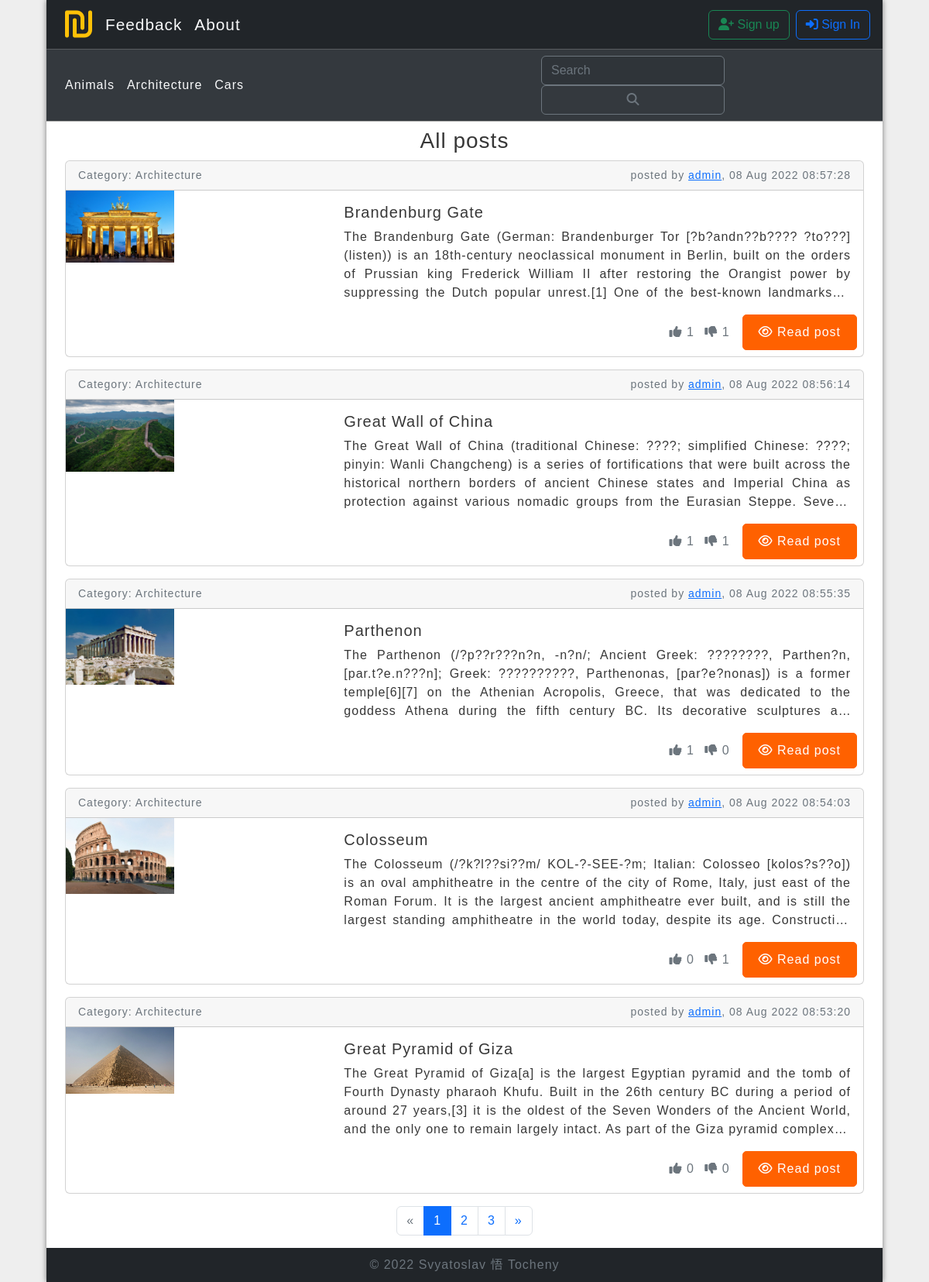
The page / on the database its author committed.
### blog/models.py (models this page shows, shortened)
class Category(models.Model):
    name = models.CharField(max_length=100, db_index=True)
    slug = models.SlugField(max_length=255, unique=True, db_index=True, verbose_name='URL')
    class Meta:
        verbose_name = "Category"
        verbose_name_plural = "Categories"
    def get_absolute_url(self):
        return reverse('category', kwargs={'cat_slug': self.slug})
    def __str__(self):
        return self.name

class Post(models.Model):
    title = models.CharField(max_length=255, verbose_name="Title")
    slug = models.SlugField(max_length=255, unique=True, db_index=True, verbose_name='URL')
    photo = models.ImageField(upload_to="photos/%Y/%m/%d/", blank=True)
    content = models.TextField(max_length=10000, default='')
    time_create = models.DateTimeField(auto_now_add=True)
    time_update = models.DateTimeField(auto_now=True)
    is_published = models.BooleanField(default=True, verbose_name="Publish")
    cat = models.ForeignKey('Category', on_delete=models.CASCADE, verbose_name="Category")
    author = models.ForeignKey(CustomUser, null=True, on_delete=models.deletion.SET_NULL)
    post_reactions = models.ManyToManyField(CustomUser,
                                            through="Reaction",
                                            through_fields=('post', 'user'),
                                            blank=True, related_name="reactions")
    def get_reaction_count(self, reaction_type):
        return self.post_reactions.through.objects.filter(post=self, react_type=reaction_type).count()
    def get_absolute_url(self):
        return reverse('post', kwargs={'post_slug': self.slug})
    class Meta:
        verbose_name = "Post"
        verbose_name_plural = "Posts"
        ordering = ['time_create']

class CustomUser(AbstractUser):
    full_name = models.CharField(max_length=255, verbose_name="Full name")
    about = models.CharField(max_length=1000, verbose_name="About")
    first_name = None
    last_name = None

### blog/views.py (the view)
# urls.py: path('', AllPostsListView.as_view(), name='home'),
class AllPostsListView(DataMixin, ListView):
    model = Post
    title = 'All posts'
    template_name = "blog/index.html"
    context_object_name = "posts"
    def get_queryset(self):
        return Post.objects.filter(is_published=True).order_by('-time_create')

### blog/templatetags/blog_tags.py (called while the page is built)
@register.simple_tag
def define(val=None):
  return val

@register.simple_tag
def call_method(obj, method_name, *args):
    method = getattr(obj, method_name)
    return method(*args)

### blog/utils.py (called while the page is built)
    def get_user_context(self, **kwargs):
        context = kwargs
        cats = Category.objects.annotate(Count('post'))
        user_menu = menu.copy()
        if not self.request.user.is_authenticated:
            user_menu.pop(0)
        context['menu'] = user_menu
        context['cats'] = cats
        if 'cat_selected' not in context:
            context['cat_selected'] = 0
        return context

    def get_context_data(self, *, object_list=None, **kwargs):
        context = super().get_context_data(**kwargs)
        c_def = self.get_user_context(**kwargs, title=self.title)
        return dict(list(context.items()) + list(c_def.items()))

### blog/templates/blog/index.html (shortened to what this page needs)
{% extends 'blog/base/base.html' %}
{% load static %}
{% load blog_tags %}
{% block content %}
    <div>
        <ul class="feed">
            {% for post in posts %}
                <li>
                    <div class="card mb-3">
                        <div class="card-header">
                            <small class="text-muted float-start">
                                Category: {{ post.cat }}
                            </small>
                            <small class="text-muted float-end">
                                posted by <a
                                    href="{% url 'watch_profile' post.author.username %}">{{ post.author.username }}</a>, {{ post.time_create|date:"d M Y H:i:s" }}
                            </small>
                        </div>
                        <div class="row g-0">
                            {% if post.photo %}
                                <div class="col-md-4">
                                    <img src="{{ post.photo.url }}" class="img-fluid post-img-thumb" alt="...">
                                </div>
                            {% endif %}
                            {% if post.photo %}
                                <div class="col-md-8 d-flex flex-column">
                            {% else %}
                                <div class="col-md-12 d-flex flex-column">
                            {% endif %}
                            <div class="card-body">
                                <h5 class="card-title">{{ post.title }}</h5>
                                <p class="card-text post-content-short"> {{ post.content|striptags|truncatewords_html:100 }}</p>
                            </div>
                            <div class="mt-auto align-self-end d-flex m-2">
                                {% include 'blog/users/likes_panel.html' %}
                                <a class="btn btn-primary read-btn ms-2" href="{{ post.get_absolute_url }}"><i
                                        class="fa fa-eye"></i> Read post</a>
                            </div>
                            </div>
                            </div>
                        </div>
                </li>
            {% endfor %}
        </ul>
    </div>
{% endblock content %}

### blog/templates/blog/base/base.html (shortened to what this page needs)
{% load static %}
<!DOCTYPE html>
<html lang="en">
<head>
    <link type="text/css" rel="stylesheet" href="{% static 'bootstrap/css/bootstrap.min.css' %}">
    <link type="text/css" rel="stylesheet" href="{% static 'fontawesome/css/all.css' %}">
    <link type="text/css" rel="stylesheet" href="/static/blog/css/style.css">
</head>
<body>
<div class="wrapper">
    {% include 'blog/base/menu.html' %}
    <h3 class="align-self-center m-2">{{ title }}</h3>
    <div class="container-fluid px-4">
        {% block content %}
        {% endblock content %}
        {% if page_obj.has_other_pages %}
            <nav aria-label="pagination">
                <ul class="pagination justify-content-center">
                    <li class="page-item">
                        {% if page_obj.has_previous %}
                            <a class="page-link" href="?page={{ page_obj.previous_page_number }}{{ add_get }}"
                               aria-label="Previous">
                                <span aria-hidden="true">&laquo;</span>
                            </a>
                        {% else %}
                            <span class="page-link disabled" aria-label="Previous">
                                <span aria-hidden="true">&laquo;</span>
                            </span>
                        {% endif %}
                    </li>
                    {% for p in paginator.page_range %}
                        {% if page_obj.number == p %}
                            <li class="page-item"><span class="page-link active">{{ p }}</span>
                            </li>
                        {% elif p >= page_obj.number|add:-2 and p <= page_obj.number|add:2 %}
                            <li class="page-item"><a class="page-link" href="?page={{ p }}{{ add_get }}">{{ p }}</a>
                            </li>
                        {% endif %}
                    {% endfor %}
                    <li class="page-item">
                        {% if page_obj.has_next %}
                            <a class="page-link" href="?page={{ page_obj.next_page_number }}{{ add_get }}"
                               aria-label="Next">
                                <span aria-hidden="true">&raquo;</span>
                            </a>
                        {% else %}
                            <span class="page-link disabled" aria-label="Next">
                                <span aria-hidden="true">&raquo;</span>
                            </span>
                        {% endif %}
                    </li>
                </ul>
            </nav>
        {% endif %}
    </div>
    {% include 'blog/base/footer.html' %}
</div>
</body>
</html>

### blog/templates/blog/base/menu.html (shortened to what this page needs)
{% load blog_tags %}
{% load avatar_tags %}
<header class="text-bg-dark">
    <div class="d-flex flex-wrap align-items-center justify-content-center justify-content-lg-start my-2 mx-3">
        <a class="px-2 text-light" href="{% url 'home' %}"><i class="fa fa-shekel h1 mb-0 text-warning"></i></a>
        <ul class="nav col-12 col-lg-auto me-lg-auto mb-2 justify-content-center mb-md-0"
            style="font-size: 1.3rem;font-weight: 300">
            {% for m in menu %}
                {% url m.url_name as url %}
                {% if request.path == url %}
                    <li><a class="nav-link px-2 text-secondary" href="{% url m.url_name %}">{{ m.title }}</a></li>
                {% else %}
                    <li><a class="nav-link px-2 text-light" href="{% url m.url_name %}">{{ m.title }}</a></li>
                {% endif %}
            {% endfor %}
        </ul>
        <div class="text-end d-flex align-items-center">
            {% if request.user.is_authenticated %}
                <a class="ps-1 pe-3 text-light text-decoration-none" href="{% url 'edit_profile' %}">
                    {% avatar user 38 class="rounded-circle border border-secondary" %}
                        {{ user.username }}
                </a>
                <a class="btn btn-outline-danger" href="{% url 'logout' %}"><i class="fa fa-right-from-bracket"></i>
                    Sign Out</a>
            {% else %}
                <button id="signup-btn" class="btn btn-outline-success me-2"><i class="fa fa-user-plus"></i> Sign up
                </button>
                <button id="signin-btn" class="btn btn-outline-primary"><i class="fa fa-right-to-bracket"></i> Sign In
                </button>
            {% endif %}
        </div>
    </div>
    <hr class="my-0">
    <div class="d-flex flex-wrap align-items-center justify-content-center justify-content-lg-start py-2 px-3 bg-secondary bg-opacity-25">
        <ul class="nav col-12 col-lg-auto me-lg-auto mb-2 justify-content-center mb-md-0">
            {% for c in cats %}
                {% if c.post__count > 0 %}
                    {% if cat_selected == c.slug %}
                        <li class="nav-link px-2 text-secondary">{{ c.name }}</li>
                    {% else %}
                        <li><a class="nav-link px-2 text-light" href="{{ c.get_absolute_url }}">{{ c.name }}</a>
                        </li>
                    {% endif %}
                {% endif %}
            {% endfor %}
        </ul>
        <form method="get" action="{% url 'search_results' %}" class="d-flex col-12 col-lg-auto mb-3 mb-lg-0"
              role="search">
            <input class="form-control border-secondary text-bg-dark me-1" type="search" name="search_request"
                   placeholder="Search"
                   aria-label="Search">
            <button type="submit" class="btn btn-outline-secondary" onclick="return empty()"><i
                    class="fa fa-magnifying-glass"></i></button>
        </form>
    </div>
</header>

### blog/templates/blog/users/likes_panel.html
{% load blog_tags %}
{% define 'text-secondary' as liked_class %}
{% define 'text-secondary' as disliked_class %}
{% if user.is_authenticated %}
    {% call_method post 'is_reactioned' user 'like' as liked %}
    {% call_method post 'is_reactioned' user 'dislike' as disliked %}
    {% if liked %}
        {% define 'text-primary' as liked_class %}
    {% endif %}
    {% if disliked %}
        {% define 'text-primary' as disliked_class %}
    {% endif %}
{% endif %}
{% call_method post 'get_reaction_count' 'like' as likes %}
{% call_method post 'get_reaction_count' 'dislike' as dislikes %}
<div class="align-self-center">
    <a href="{% url 'reaction' post.slug %}?act=like" class="mb-2 text-decoration-none me-2 {{ liked_class }}"><i
            class="fa fa-thumbs-up"></i> {{ likes }}</a>
    <a href="{% url 'reaction' post.slug %}?act=dislike" class="mb-2 text-decoration-none me-2 {{ disliked_class }}"><i
            class="fa fa-thumbs-down"></i> {{ dislikes }}</a>
</div>

### blog/templates/blog/base/footer.html
<footer class="footer text-bg-dark text-secondary text-small">
© 2022 Svyatoslav 悟 Tocheny
</footer>

### rows shown on the page
Category: name "Animals"
Category: name "Architecture"
Category: name "Cars"
Post: cat "Architecture", author.username "admin", time_create "08 Aug 2022 08:57:28", photo (picture), title "Brandenburg Gate", content "The Brandenburg Gate (German: Brandenburger Tor [?b?andn??b???? ?to???] (listen)) is an 18th-century neoclassical monument in Berlin, built on the orders of Prussian king Frederick William II after restoring the Orangist power by suppressing the Dutch popular unrest.[1] One of the best-known landmarks…", is_published "1"
Post: cat "Architecture", author.username "admin", time_create "08 Aug 2022 08:56:14", photo (picture), title "Great Wall of China", content "The Great Wall of China (traditional Chinese: ????; simplified Chinese: ????; pinyin: Wanli Changcheng) is a series of fortifications that were built across the historical northern borders of ancient Chinese states and Imperial China as protection against various nomadic groups from the Eurasian Steppe.…", is_published "1"
Post: cat "Architecture", author.username "admin", time_create "08 Aug 2022 08:55:35", photo (picture), title "Parthenon", content "The Parthenon (/?p??r???n?n, -n?n/; Ancient Greek: ????????, Parthen?n, [par.t?e.n???n]; Greek: ??????????, Parthenonas, [par?e?nonas]) is a former temple[6][7] on the Athenian Acropolis, Greece, that was dedicated to the goddess Athena during the fifth century BC. Its decorative sculptures…", is_published "1", dislikes "0"
Post: cat "Architecture", author.username "admin", time_create "08 Aug 2022 08:54:03", photo (picture), title "Colosseum", content "The Colosseum (/?k?l??si??m/ KOL-?-SEE-?m; Italian: Colosseo [kolos?s??o]) is an oval amphitheatre in the centre of the city of Rome, Italy, just east of the Roman Forum. It is the largest ancient amphitheatre ever built, and is still the largest standing amphitheatre in the world today, despite its age.…", likes "0", is_published "1"
Post: cat "Architecture", author.username "admin", time_create "08 Aug 2022 08:53:20", photo (picture), title "Great Pyramid of Giza", content "The Great Pyramid of Giza[a] is the largest Egyptian pyramid and the tomb of Fourth Dynasty pharaoh Khufu. Built in the 26th century BC during a period of around 27 years,[3] it is the oldest of the Seven Wonders of the Ancient World, and the only one to remain largely intact. As part of the Giza pyramid complex,…", likes "0", dislikes "0"

### other values the page prints
{{ m.title }} "Feedback" "About"
{{ title }} "All posts"
{{ p }} "1"
{{ p }} "2" "3"
